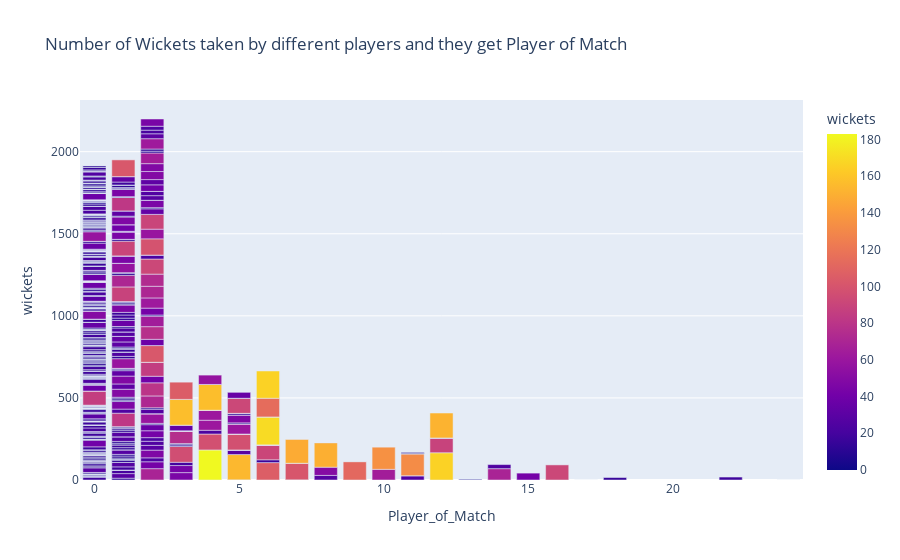

Source (notebook cell):
### Code cell
# create a bar plot to see the Number of Wickets taken by different players and they get Player of Match
fig = px.bar(final_df, x='Player_of_Match', y='wickets', title='Number of Wickets taken by different players and they get Player of Match',hover_name=final_df.index,color='wickets')
# show the plot
fig.show()

### Figure 1 — Plotly figure (JSON) as saved in the notebook; plotly's stock layout.template omitted (floating-point values rounded to 4 significant figures; data arrays with more than 128 entries replaced by an {"elided": "..."} marker saying what was removed)
{"data": [{"alignmentgroup": "True", "hovertemplate": "<b>%{hovertext}</b><br><br>Player_of_Match=%{x}<br>wickets=%{marker.color}<extra></extra>", "hovertext": {"elided": "656 str values"}, "legendgroup": "", "marker": {"color": {"elided": "656 int values"}, "coloraxis": "coloraxis", "pattern": {"shape": ""}}, "name": "", "offsetgroup": "", "orientation": "v", "showlegend": false, "textposition": "auto", "type": "bar", "x": {"elided": "656 int values"}, "xaxis": "x", "y": {"elided": "656 int values"}, "yaxis": "y"}], "layout": {"barmode": "relative", "coloraxis": {"colorbar": {"title": {"text": "wickets"}}, "colorscale": [[0, "#0d0887"], [0.1111, "#46039f"], [0.2222, "#7201a8"], [0.3333, "#9c179e"], [0.4444, "#bd3786"], [0.5556, "#d8576b"], [0.6667, "#ed7953"], [0.7778, "#fb9f3a"], [0.8889, "#fdca26"], [1, "#f0f921"]]}, "legend": {"tracegroupgap": 0}, "title": {"text": "Number of Wickets taken by different players and they get Player of Match"}, "xaxis": {"anchor": "y", "domain": [0, 1], "title": {"text": "Player_of_Match"}}, "yaxis": {"anchor": "x", "domain": [0, 1], "title": {"text": "wickets"}}}}
